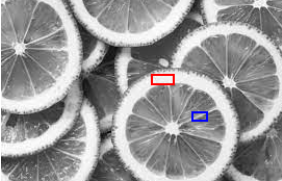
#> input picture image.jpg, 282 x 181 px
$ jupyter execute image_array.ipynb
#> lines starting #> are read from the running program, lines starting #| are printed output that depends on the picture
<a href="https://colab.research.google.com/github/VoidEnd315/Image-Processing/blob/main/image_array.ipynb" target="_parent"></a>

[cell 1]
import numpy as np
from PIL import Image
import cv2
import matplotlib.pyplot as plt

image =cv2.imread("image.jpg",cv2.IMREAD_GRAYSCALE)
#> image: shape (181, 282); min 7, max 255, mean 151.8
plt.imshow(image,cmap="gray")
plt.show()

[cell 2]
import numpy as np

matA=[[1,2,3],[4,5,6],[7,8,9]]
matB=[[1,2,3],[4,5,6],[7,8,9]]
matA=np.array(matA)
print(matA[1,1])

[cell 3]
import numpy as np

matA=[[1,2,3],[4,5,6],[7,8,9]]
matA=np.array(matA)
matA=matA.T
print(matA[:,::-1])

[cell 4]
import numpy as np

image =cv2.imread("image.jpg",cv2.IMREAD_GRAYSCALE)
matA=np.array(image)
matA=matA.T
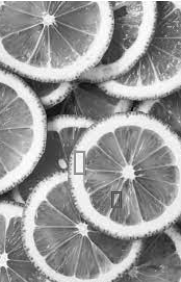
#> matA: shape (282, 181); min 7, max 255, mean 151.8
matA=matA[:,::-1]
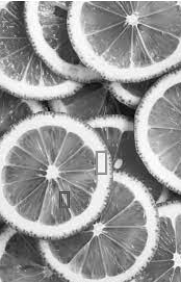
#> matA: shape (282, 181); min 7, max 255, mean 151.8
plt.imshow(matA,cmap="gray")
plt.show()
